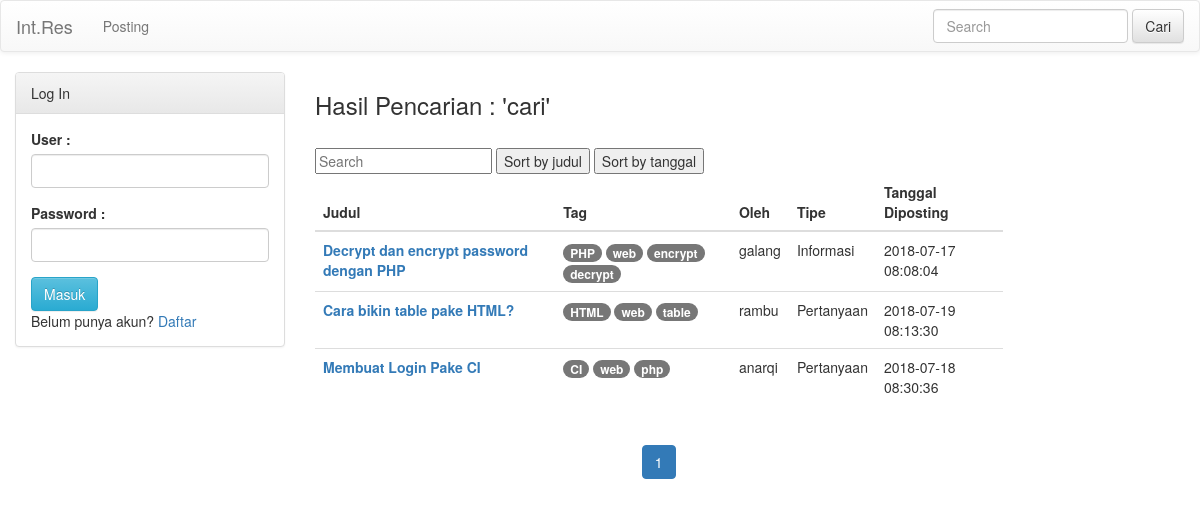
The app's page /home/searchtag/web with its own data.
### tables this page shows
CREATE TABLE `konten` (
  `idkonten` int(100) NOT NULL,
  `judul` varchar(100) NOT NULL,
  `tipe` varchar(20) NOT NULL,
  `deskripsi` text NOT NULL,
  `tag` text NOT NULL,
  `pembuat` varchar(30) NOT NULL,
  `post` enum('Y','N') NOT NULL,
  `tgl_dibuat` datetime NOT NULL,
  `vote` int(100) DEFAULT '0',
  `pengunjung` int(11) NOT NULL,
  `jml_komentar` int(10) NOT NULL
);

### application/controllers/Home.php (called while the page is built, shortened)
<?php
class Home extends CI_Controller
{
	public function __construct()
	{
		$this->load->model('admin_model');
	}
	public function load_view_home($view,$data = "")
    {
	    $this->load->view('client/header');
	    if($this->session->userdata('logged_in') == TRUE){
	    $usn=$this->session->userdata('usn');
    	$datausn['user'] = $this->admin_model->getuserid($usn);
		if(strcmp($this->session->userdata('lvl'), "admin")==0){
			$this->load->view('admin/sidebar',$datausn);
		}
		$this->load->view('client/sidebarkiriloggedin',$datausn);
		}else{
        $this->load->view('client/sidebarkiri',$data);
        }
        $this->load->view('client/signup',$data);
    	$this->load->view($view,$data);
    }
	public function searchtag($key)
	{
	$data['cari'] = $this->admin_model->get_searchtag($key);
	$this->load_view_home('client/tampilsearch',$data);
	}
}
?>

### index.php (called while the page is built, shortened)
<?php
require_once BASEPATH.'core/CodeIgniter.php';

### application/models/Admin_model.php (called while the page is built, shortened)
<?php
class Admin_model extends CI_Model
{
	public function get_searchtag($match)
	{
	  $this->db->like('tag',$match);
	  $this->db->or_like('tipe',$match);
	  $this->db->or_like('pembuat',$match);
	  $query = $this->db->get('konten');
	  return $query->result();
	}
}
?>

### application/views/client/tampilsearch.php (the view, shortened to what this page needs)
<div class="row">
  <div class="col-sm-7">
<?php
  	if (isset($key)){?>
  	<h3>Hasil Pencarian :<?php echo " '".$key."' "; ?></h3>
	<br>
<?php }
if(empty($cari)){
		echo "<h3>Maaf, tidak ditemukan.. ";
	}
else{
?>
	<div id="users">
  <input class="search" placeholder="Search" />
  <button class="sort" data-sort="judul">
    Sort by judul
  </button>
   <button class="sort" data-sort="tgl">
    Sort by tanggal
  </button>
	<table class="table">
	<thead>
		<th>Judul</th>
		<th>Tag</th>
		<th>Oleh</th>
		<th>Tipe</th>
		<th>Tanggal Diposting</th>
	</thead>
    <tbody class="list">
	<?php
	foreach ($cari as $search) {
	?>
	<tr>
	<td class="judul">
	<a class="name" href="<?php echo base_url().'home/detailkonten/'.$search->idkonten; ?>"><b class="text-primary"><?php echo $search->judul; ?></b></a>
	</td>
	<td class="tag">
	<?php
	  $myArray = explode(',', $search->tag);
      $string = str_replace(array('[',']'),'',$myArray);
      foreach ($string as $value) {
       ?>
        <a href="<?php echo base_url().'home/caritag/'.$value ?>"><span class="badge kategori"><?php echo $value;?></span></a>
       <?php
      }
      ?>
	</td>
	<td class="pembuat">
	<?php echo $search->pembuat; ?>
	</td>
	<td class="tanya">
	<?php
	if(strcmp($search->tipe, "Tanya")==0){
		echo "Pertanyaan";
	}else{
		echo "Informasi";
	}
	?>
	</td>
	<td class="tgl">
	<?php echo $search->tgl_dibuat; ?>
	</td>
	</tr>
	<?php
	}
	?>
	</tbody>
	</table>
	<center><ul class="pagination"></ul></center>
  </div>
</div>
<?php } ?>

### records on screen
konten: judul "Decrypt dan encrypt password dengan PHP", tag "PHP", tag "web", tag "encrypt", tag "decrypt", pembuat "galang", shows "Informasi", tgl_dibuat "2018-07-17 08:08:04"
konten: judul "Cara bikin table pake HTML?", tag "HTML", tag "web", tag "table", pembuat "rambu", shows "Pertanyaan", tgl_dibuat "2018-07-19 08:13:30"
konten: judul "Membuat Login Pake CI", tag "CI", tag "web", tag "php", pembuat "anarqi", shows "Pertanyaan", tgl_dibuat "2018-07-18 08:30:36"

### other values on screen
$key "cari"
